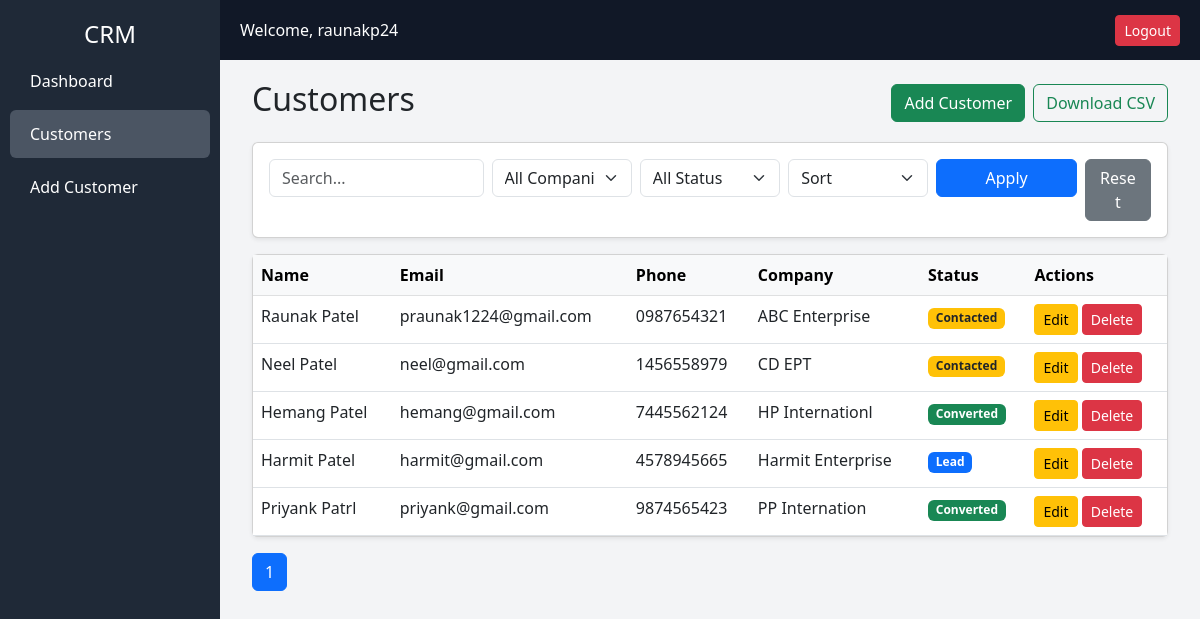
Page /customers (signed in) on the earlier database version.
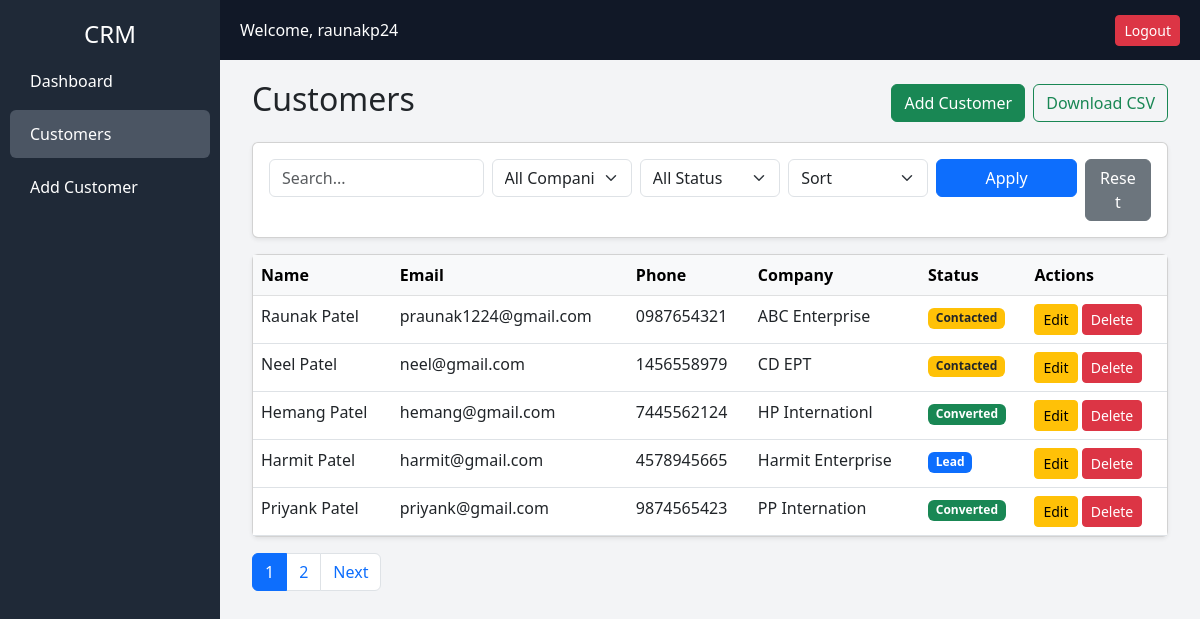
Same page on the later database version.
### tables this page shows
CREATE TABLE customers (
            id INTEGER PRIMARY KEY AUTOINCREMENT,
            name TEXT,
            email TEXT,
            phone TEXT,
            company TEXT,
            notes TEXT,
            status TEXT
        );

### app.py (the view)
@app.route('/customers')
@login_required
def customers():
    search = request.args.get('search')
    company = request.args.get('company')
    status = request.args.get('status')
    sort = request.args.get('sort')
    page = request.args.get('page', 1, type=int)
    per_page = 5
    offset = (page - 1) * per_page
    conn = get_db_connection()
    query = "SELECT * FROM customers WHERE 1=1"
    params = []
    if search:
        query += " AND (name LIKE ? OR email LIKE ? OR company LIKE ?)"
        params.extend([f'%{search}%', f'%{search}%', f'%{search}%'])
    if company:
        query += " AND company = ?"
        params.append(company)
    if status:
        query += " AND status = ?"
        params.append(status)
    count_query = query.replace("SELECT *", "SELECT COUNT(*)")
    total = conn.execute(count_query, params).fetchone()[0]
    if sort == 'asc':
        query += " ORDER BY name ASC"
    elif sort == 'desc':
        query += " ORDER BY name DESC"
    query += " LIMIT ? OFFSET ?"
    params.extend([per_page, offset])
    customers = conn.execute(query, params).fetchall()
    companies = conn.execute(
        "SELECT DISTINCT company FROM customers"
    ).fetchall()
    conn.close()
    total_pages = (total + per_page - 1) // per_page
    return render_template(
        'customers.html',
        customers=customers,
        companies=companies,
        page=page,
        total_pages=total_pages
    )

### app.py (called while the page is built)
def login_required(f):
    @wraps(f)
    def wrapper(*args, **kwargs):
        if 'user' not in session:
            return redirect('/login')
        return f(*args, **kwargs)
    return wrapper

def get_db_connection():
    conn = sqlite3.connect('database.db')
    conn.row_factory = sqlite3.Row
    return conn

### templates/customers.html (shortened to what the changed rows need)
{% extends 'base.html' %}
{% block content %}
<div class="container-fluid">
    <div class="d-flex justify-content-between align-items-center mb-3">
        <h2>Customers</h2>
    </div>
    <div class="card shadow-sm">
        <div class="table-responsive">
            <table class="table table-hover mb-0">
                <thead class="table-light">
                    <tr>
                        <th>Name</th>
                        <th>Email</th>
                        <th>Phone</th>
                        <th>Company</th>
                        <th>Status</th>
                        <th>Actions</th>
                    </tr>
                </thead>
                <tbody>
                {% for customer in customers %}
                    <tr>
                        <td>{{ customer['name'] }}</td>
                        <td>{{ customer['email'] }}</td>
                        <td>{{ customer['phone'] }}</td>
                        <td>{{ customer['company'] }}</td>
                        <td>
                            {% if customer['status'] == 'Lead' %}
                                <span class="badge bg-primary">Lead</span>
                            {% elif customer['status'] == 'Contacted' %}
                                <span class="badge bg-warning text-dark">Contacted</span>
                            {% elif customer['status'] == 'Converted' %}
                                <span class="badge bg-success">Converted</span>
                            {% endif %}
                        </td>
                        <td>
                            <a href="/edit_customer/{{ customer['id'] }}" class="btn btn-warning btn-sm">Edit</a>
                            <button class="btn btn-danger btn-sm"
                                    data-bs-toggle="modal"
                                    data-bs-target="#deleteModal"
                                    onclick="setDeleteId({{ customer['id'] }})">
                                Delete
                            </button>
                        </td>
                    </tr>
                {% endfor %}
                </tbody>
            </table>
        </div>
    </div>
    <nav class="mt-3">
        <ul class="pagination">
            {% for p in range(1, total_pages + 1) %}
            <li class="page-item {% if p == page %}active{% endif %}">
                <a class="page-link"
                   href="?page={{ p }}&search={{ request.args.get('search','') }}&company={{ request.args.get('company','') }}&status={{ request.args.get('status','') }}&sort={{ request.args.get('sort','') }}">
                   {{ p }}
                </a>
            </li>
            {% endfor %}
            {% if page < total_pages %}
            <li class="page-item">
                <a class="page-link"
                   href="?page={{ page + 1 }}&search={{ request.args.get('search','') }}&company={{ request.args.get('company','') }}&status={{ request.args.get('status','') }}&sort={{ request.args.get('sort','') }}">
                   Next
                </a>
            </li>
            {% endif %}
        </ul>
    </nav>
</div>
{% endblock %}

Differences in the rows shown:
changed customers "priyank@gmail.com": name "Priyank Patrl" → "Priyank Patel"
Other differences:
new list line: "2"
text now shown: "Next"
